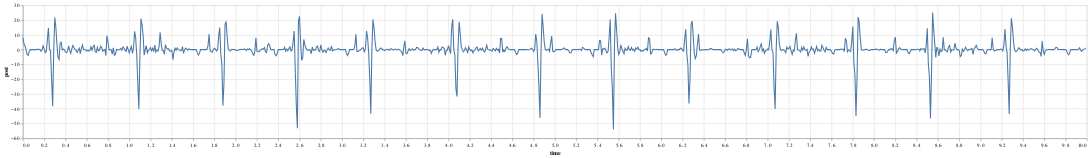

The code cell stored with this chart in its notebook:
### Code cell
import altair as alt
alt.data_transformers.disable_max_rows()
x1 = np.arange(0, 60, .01)
filter = pd.DataFrame({"time":x1,"post":post})
DownSample = alt.Chart(filter[:1000]).mark_line().encode(
    x='time:Q',
    y='post:Q'
).properties(
    width=3000,
    height=250
)
#plt.plot(x1, x)
DownSample

### Figure 1 — Vega-Lite specification as saved in the notebook (floating-point values rounded to 4 significant figures; data arrays with more than 128 entries replaced by an {"elided": "..."} marker saying what was removed)
{"config": {"view": {"continuousWidth": 400, "continuousHeight": 300}}, "data": {"name": "data-d12ca6c0d74f552457b9aa4af4a7549d"}, "mark": "line", "encoding": {"x": {"field": "time", "type": "quantitative"}, "y": {"field": "post", "type": "quantitative"}}, "height": 250, "width": 3000, "$schema": "https://vega.github.io/schema/vega-lite/v4.17.0.json", "datasets": {"data-d12ca6c0d74f552457b9aa4af4a7549d": {"elided": "1000 records"}}}
